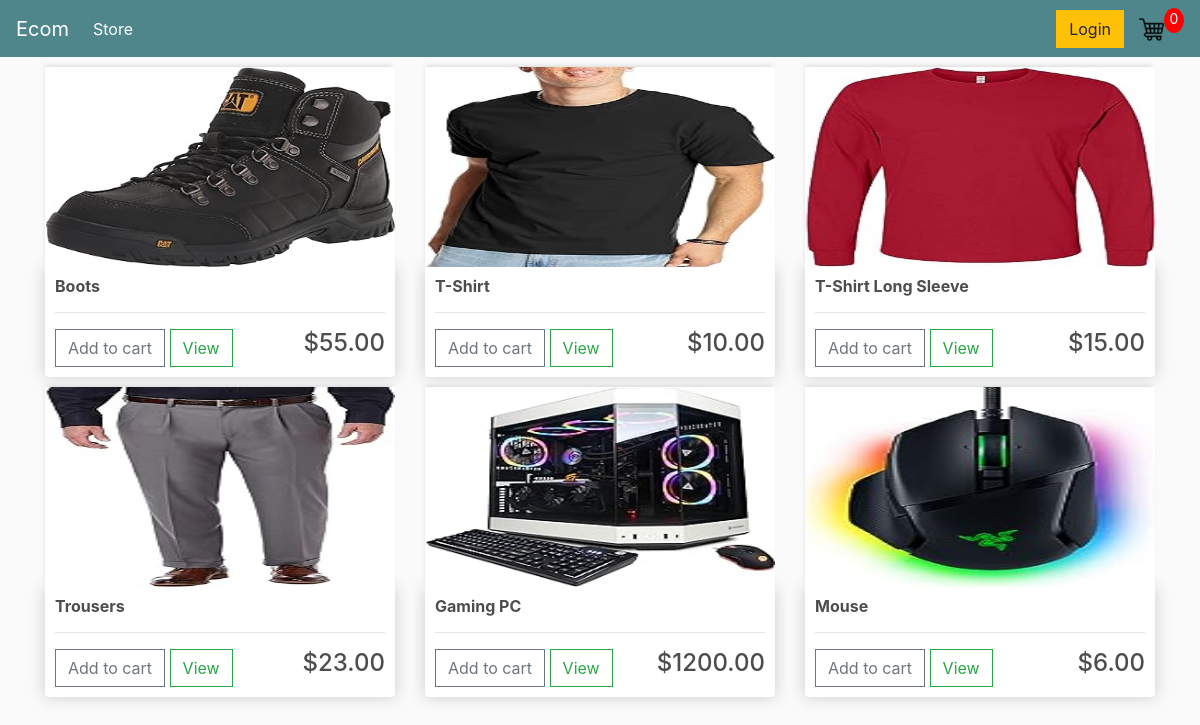
The page / on the database its author committed.
### store/models.py (models this page shows, shortened)
class Product(models.Model):
    name = models.CharField(max_length=200, null=True)
    price = models.DecimalField(max_digits=7, decimal_places=2)
    digital = models.BooleanField(default=False, null=True, blank=False)
    image = models.ImageField(null=True, blank=True)
    @property
    def imageURL(self):
        try:
            url = self.image.url
        except:
            url = ''
        return url

### store/views.py (the view)
# urls.py: path('', include('store.urls'))
def store(request):
	data = cartData(request)
	cartItems = data['cartItems']
	order = data['order']
	items = data['items']
	products = Product.objects.all()
	context = {'products':products, 'cartItems':cartItems}
	return render(request, 'store/store.html', context)

### store/utils.py (called while the page is built, shortened)
def cookieCart(request):
	try:
		cart = json.loads(request.COOKIES['cart'])
	except:
		cart = {}
		print('CART:', cart)
	items = []
	order = {'get_cart_total':0, 'get_cart_items':0, 'shipping':False}
	cartItems = order['get_cart_items']
	return {'cartItems':cartItems ,'order':order, 'items':items}

def cartData(request):
	if request.user.is_authenticated:
		customer = request.user.customer
		order, created = Order.objects.get_or_create(customer=customer, complete=False)
		items = order.orderitem_set.all()
		cartItems = order.get_cart_items
	else:
		cookieData = cookieCart(request)
		cartItems = cookieData['cartItems']
		order = cookieData['order']
		items = cookieData['items']
	return {'cartItems':cartItems ,'order':order, 'items':items}

### store/templates/store/store.html
{% extends 'store/main.html' %}
{% load static %}
{% block content %}
<div class="row">
    {% for product in products %}
    <div class="col-lg-4">
        <img class="thumbnail" src="{{product.imageURL}}">
        <div class="box-element product">
            <h6><strong>{{ product.name }}</strong></h6>
            <hr>
            <button data-product={{product.id}} data-action="add" class="btn btn-outline-secondary add-btn update-cart">Add to cart</button>
            <a class="btn btn-outline-success" href="#">View</a>
            <h4 style="display: inline-block;float: right;">${{product.price|floatformat:2}}</h4>
        </div>
    </div>
    {% endfor %}
</div>
{% endblock content %}

### store/templates/store/main.html (shortened to what this page needs)
<!DOCTYPE html>
{% load static %}
<html lang="en">
<head>
	<link rel="stylesheet" href="https://stackpath.bootstrapcdn.com/bootstrap/4.4.1/css/bootstrap.min.css">
	<link rel="stylesheet" type="text/css" href="{% static 'css/main.css' %}">
</head>
<body>
    <nav class="navbar navbar-expand-lg navbar-dark bg-dark">
        <a class="navbar-brand" href="{% url 'store' %}">Ecom</a>
        <div class="collapse navbar-collapse" id="navbarSupportedContent">
          <ul class="navbar-nav mr-auto">
            <li class="nav-item active">
              <a class="nav-link" href="{% url 'store' %}">Store <span class="sr-only">(current)</span></a>
            </li>
          </ul>
          <div class="form-inline my-2 my-lg-0">
               <a href="#"class="btn btn-warning">Login</a>
               <a href="{% url 'cart' %}">
                  <img  id="cart-icon" src="{% static 'images/shopping-cart.png' %}">
              </a>
              <p id="cart-total">{{cartItems}}</p>
          </div>
        </div>
      </nav>
    <div class="container">
        {% block content %}
        {% endblock content %}
    </div>
</body>
</html>

### static/css/main.css (style rules this page uses)
body { background-color: hsl(0, 0%, 98%); }
h1,h2,h3,h4,h5,h6 { color:hsl(0, 0%, 30%); }
.box-element { box-shadow:hsl(0, 0%, 80%) 0 0 16px; background-color: #fff; border-radius: 4px; padding: 10px; }
.thumbnail { width: 100%; height: 200px; -webkit-box-shadow: -1px -3px 5px -2px rgba(214,214,214,1); -moz-box-shadow: -1px -3px 5px -2px rgba(214,214,214,1); box-shadow: -1px -3px 5px -2px rgba(214,214,214,1); }
.product { border-radius: 0 0 4px 4px; }
.bg-dark { background-color: #4f868c!important; }
#cart-icon { width:25px; display: inline-block; margin-left: 15px; }
#cart-total { display: block; text-align: center; color:#fff; background-color: red; width: 20px; height: 25px; border-radius: 50%; font-size: 14px; }
.col-lg-4, .col-lg-6, .col-lg-8, .col-lg-12 { margin-top: 10px; }
.btn { border-radius: 0; }

### rows shown on the page
Product: imageURL (picture), name "Boots", price "55.00"
Product: imageURL (picture), name "T-Shirt", price "10.00"
Product: imageURL (picture), name "T-Shirt Long Sleeve", price "15.00"
Product: imageURL (picture), name "Trousers", price "23.00"
Product: imageURL (picture), name "Gaming PC", price "1200.00"
Product: imageURL (picture), name "Mouse", price "6.00"

### other values the page prints
{{ cartItems }} "0"
